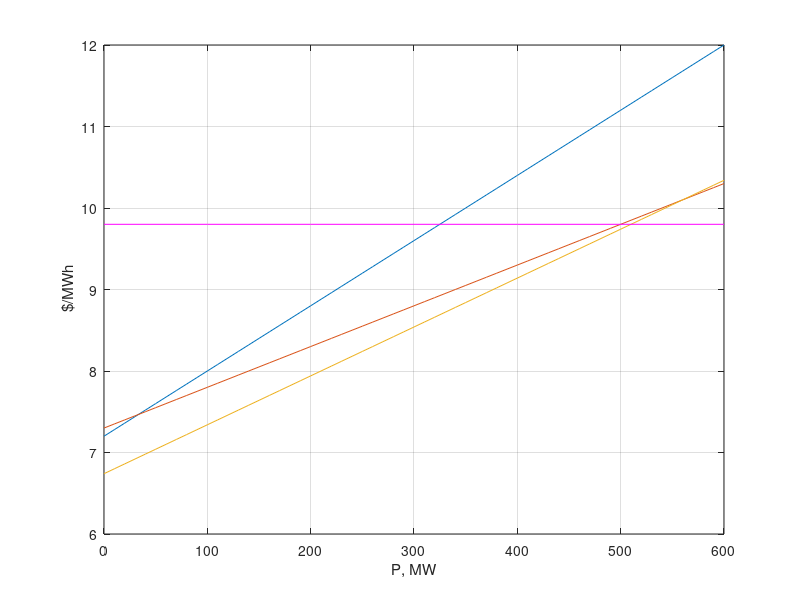

The MATLAB script that drew this image:
% Iterative solution Using Newton method
alpha =[350; 500; 600];
beta = [7.2;7.3; 6.74]; gama=[.004; .0025; .003];
PD=1335;
DelP = 10;              % Error in DelP is set to a high value
lambda = input('Enter estimated value of Lambda = ');
fprintf('\n ')
disp(['   Lambda      P1       P2        P3        DP'...
      '     grad      Delambda'])
iter = 0;                                  % Iteration counter
while abs(DelP)  >= 0.001               % Test for convergence
iter = iter + 1;                           % No. of iterations
P = (lambda - beta)./(2*gama);
DelP =PD - sum(P);                                  % Residual
J = sum( ones(length(gama), 1)./(2*gama));      % Gradient sum
Delambda = DelP/J;                        % Change in variable
disp([lambda, P(1), P(2), P(3), DelP, J, Delambda])
lambda = lambda + Delambda;              % Successive solution
end
totalcost = sum(alpha + beta.*P + gama.*P.^2)
%Graphical Demonstration of Example 7.4
axis([0 600  6.5 10.5]);
P1=0:10:600; P2 = 0:10:600; P3=0:10:600;
IC1= 7.2 + 0.008*P1;
IC2= 7.3 + 0.005*P2;
IC3= 6.74 + 0.006*P3;
Px = 0:100:600;
plot(P1, IC1, P2, IC2, P3, IC3, Px, lambda*ones(1, length(Px)),'-m'),
xlabel('P, MW'), ylabel(' $/MWh'), grid
